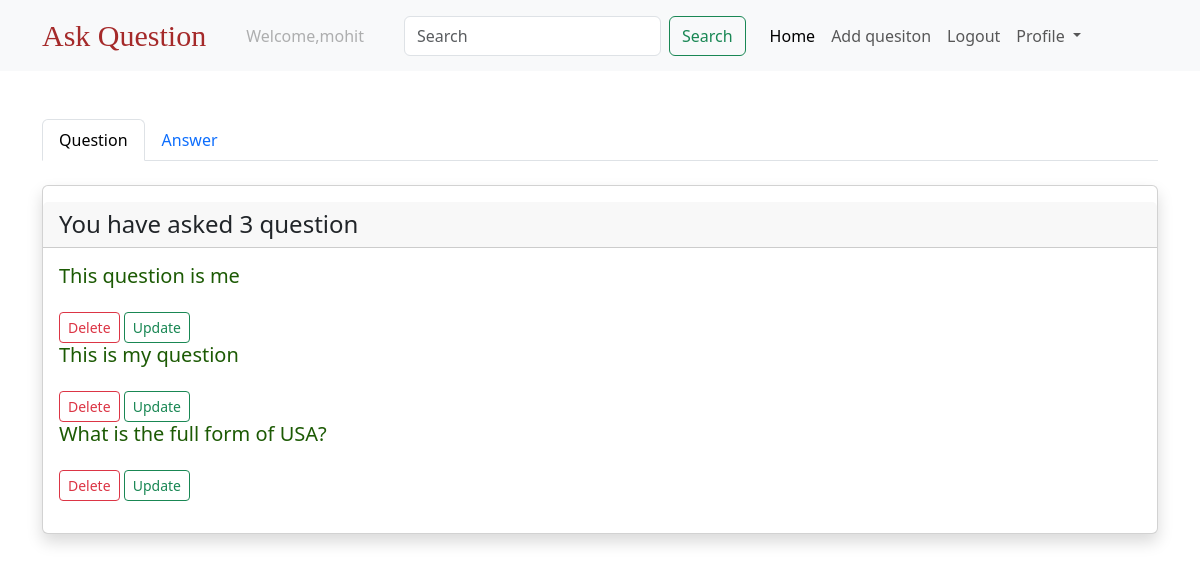
/list/ (signed in), run on an earlier commit of the app's database.
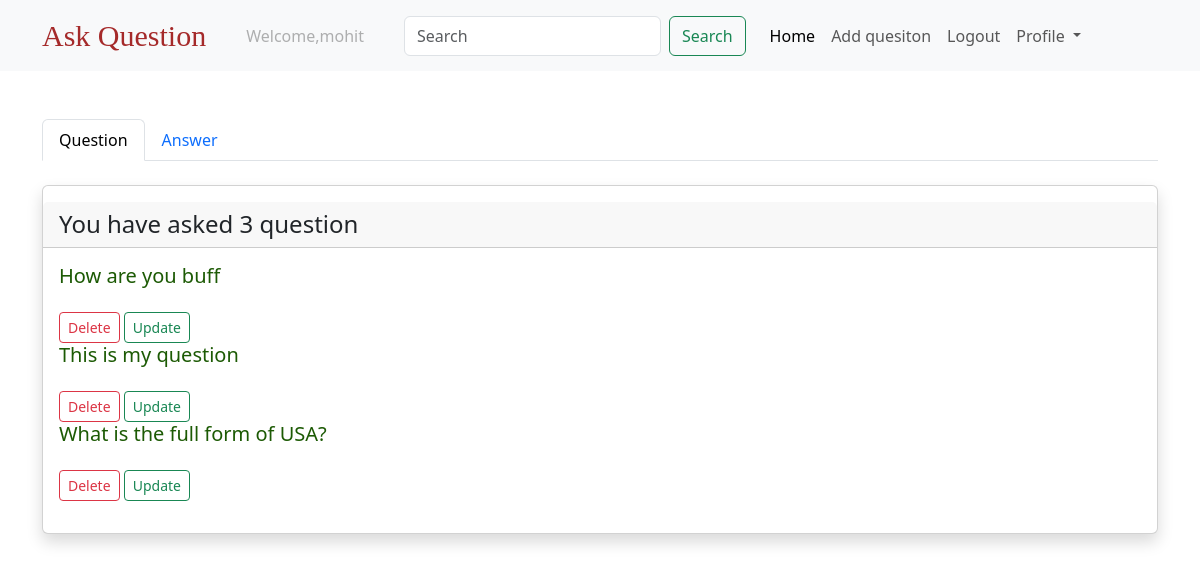
And on a later commit of the database.
### questions/models.py (models this page shows, shortened)
class Question(models.Model):
    created_at = models.DateTimeField(auto_now_add=True)
    title = models.CharField(max_length=250)
    body = models.TextField()
    slug = models.SlugField(max_length=250, unique=True)
    author = models.ForeignKey(settings.AUTH_USER_MODEL,
                               on_delete=models.CASCADE,
                               related_name='questions')

### questions/views.py (the view)
# urls.py: path('list/',list_info,name = 'list'),
@login_required
def list_info(request):
    questions = Question.objects.filter(author = request.user).order_by('-created_at')
    answers = Answer.objects.filter(author = request.user).order_by("-created_at")
    return render(request,'list_info.html',{'questions':questions,'answers':answers})

### templates/list_info.html (shortened to what this page needs)
{% extends "base.html"%}
{% load crispy_forms_tags %}
{% block body %}
<div class = "container mt-5">
    <nav>
        <div class="nav nav-tabs" id="nav-tab" role="tablist">
          <button class="nav-link active" id="nav-home-tab" data-bs-toggle="tab" data-bs-target="#nav-home" type="button" role="tab" aria-controls="nav-home" aria-selected="true">Question</button>
          <button class="nav-link" id="nav-profile-tab" data-bs-toggle="tab" data-bs-target="#nav-profile" type="button" role="tab" aria-controls="nav-profile" aria-selected="false">Answer</button>
        </div>
      </nav>
      <div class="tab-content" id="nav-tabContent">
        <div class="tab-pane fade show active" id="nav-home" role="tabpanel" aria-labelledby="nav-home-tab" tabindex="0">
                <div class = 'card mt-4 py-3 shadow'>
                    <h4 class = "card-header"> You have asked {{ questions.count}} question</h4>
                    <div class = "card-body">
                        {% for question in questions %}
                          <h5 class = "card-text"><a class = "link-style" href="{% url 'question-details' question.slug %}">{{question.title}}</a></h5>
                          <a  class = "btn btn-outline-danger btn-sm mt-3"href="{% url 'delete-question' question.slug%}">Delete</a>
                          <a  class = "btn btn-outline-success btn-sm mt-3"href="{% url 'update-question' question.slug%}">Update</a>
                        {% endfor %}
                    </div>
                </div>
        </div>
        </div>
      </div>
{% endblock %}

What changed in the data, as far as the page shows it:
removed Question: title "This question is me"
added Question: title "How are you buff"
